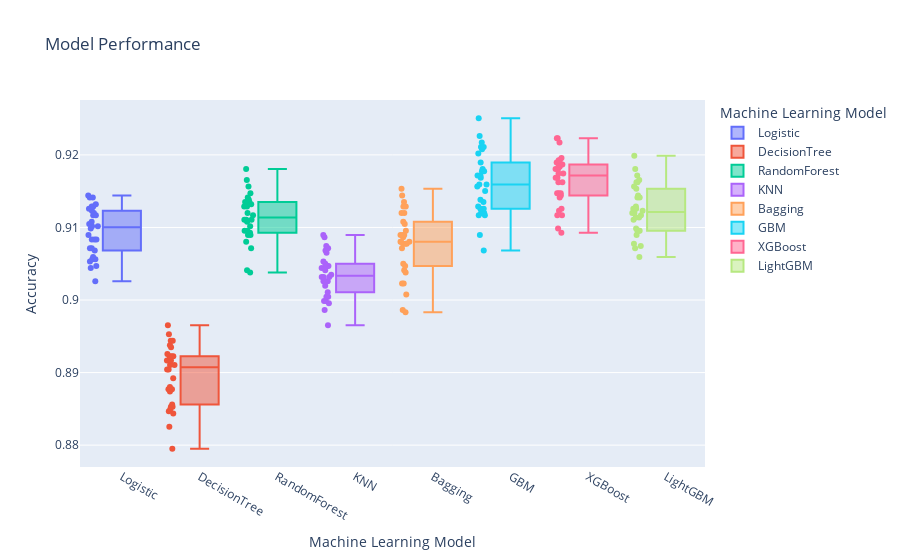

Notebook code cell kept with this figure:
### Code cell
fig = px.box(classificationmod, x="Model", y="Score",color="Model",points='all',
labels={"Model": "Machine Learning Model",
        "Score": "Accuracy"
        },title="Model Performance")
fig.show()
fig.write_image("Boxplot.jpeg",engine="kaleido",format="png", width=1600, height=700, scale=0.75)

### Figure 1 — Plotly figure (JSON) as saved in the notebook; plotly's stock layout.template omitted (floating-point values rounded to 4 significant figures)
{"data": [{"alignmentgroup": "True", "boxpoints": "all", "hovertemplate": "Machine Learning Model=%{x}<br>Accuracy=%{y}<extra></extra>", "legendgroup": "Logistic", "marker": {"color": "#636efa"}, "name": "Logistic", "notched": false, "offsetgroup": "Logistic", "orientation": "v", "showlegend": true, "type": "box", "x": ["Logistic", "Logistic", "Logistic", "Logistic", "Logistic", "Logistic", "Logistic", "Logistic", "Logistic", "Logistic", "Logistic", "Logistic", "Logistic", "Logistic", "Logistic", "Logistic", "Logistic", "Logistic", "Logistic", "Logistic", "Logistic", "Logistic", "Logistic", "Logistic", "Logistic", "Logistic", "Logistic", "Logistic", "Logistic", "Logistic"], "x0": " ", "xaxis": "x", "y": [0.9071, 0.9126, 0.9099, 0.9117, 0.9129, 0.9026, 0.9108, 0.9083, 0.9117, 0.9102, 0.9105, 0.9053, 0.9123, 0.9132, 0.9047, 0.9102, 0.9141, 0.9044, 0.9056, 0.9144, 0.9056, 0.9083, 0.9141, 0.9059, 0.9068, 0.912, 0.9071, 0.9083, 0.9129, 0.909], "y0": " ", "yaxis": "y"}, {"alignmentgroup": "True", "boxpoints": "all", "hovertemplate": "Machine Learning Model=%{x}<br>Accuracy=%{y}<extra></extra>", "legendgroup": "DecisionTree", "marker": {"color": "#EF553B"}, "name": "DecisionTree", "notched": false, "offsetgroup": "DecisionTree", "orientation": "v", "showlegend": true, "type": "box", "x": ["DecisionTree", "DecisionTree", "DecisionTree", "DecisionTree", "DecisionTree", "DecisionTree", "DecisionTree", "DecisionTree", "DecisionTree", "DecisionTree", "DecisionTree", "DecisionTree", "DecisionTree", "DecisionTree", "DecisionTree", "DecisionTree", "DecisionTree", "DecisionTree", "DecisionTree", "DecisionTree", "DecisionTree", "DecisionTree", "DecisionTree", "DecisionTree", "DecisionTree", "DecisionTree", "DecisionTree", "DecisionTree", "DecisionTree", "DecisionTree"], "x0": " ", "xaxis": "x", "y": [0.8892, 0.8944, 0.8965, 0.8795, 0.8926, 0.891, 0.8935, 0.8938, 0.8877, 0.888, 0.8904, 0.8847, 0.8904, 0.8944, 0.8923, 0.8853, 0.8923, 0.8917, 0.8874, 0.8877, 0.891, 0.8953, 0.8923, 0.8856, 0.8825, 0.8853, 0.8844, 0.8917, 0.885, 0.8917], "y0": " ", "yaxis": "y"}, {"alignmentgroup": "True", "boxpoints": "all", "hovertemplate": "Machine Learning Model=%{x}<br>Accuracy=%{y}<extra></extra>", "legendgroup": "RandomForest", "marker": {"color": "#00cc96"}, "name": "RandomForest", "notched": false, "offsetgroup": "RandomForest", "orientation": "v", "showlegend": true, "type": "box", "x": ["RandomForest", "RandomForest", "RandomForest", "RandomForest", "RandomForest", "RandomForest", "RandomForest", "RandomForest", "RandomForest", "RandomForest", "RandomForest", "RandomForest", "RandomForest", "RandomForest", "RandomForest", "RandomForest", "RandomForest", "RandomForest", "RandomForest", "RandomForest", "RandomForest", "RandomForest", "RandomForest", "RandomForest", "RandomForest", "RandomForest", "RandomForest", "RandomForest", "RandomForest", "RandomForest"], "x0": " ", "xaxis": "x", "y": [0.9038, 0.9138, 0.9129, 0.9111, 0.9135, 0.9041, 0.9147, 0.9165, 0.909, 0.9132, 0.9111, 0.9108, 0.9096, 0.912, 0.908, 0.9093, 0.9181, 0.9071, 0.9129, 0.9132, 0.9111, 0.9156, 0.9141, 0.9096, 0.9093, 0.909, 0.9102, 0.9135, 0.9117, 0.9135], "y0": " ", "yaxis": "y"}, {"alignmentgroup": "True", "boxpoints": "all", "hovertemplate": "Machine Learning Model=%{x}<br>Accuracy=%{y}<extra></extra>", "legendgroup": "KNN", "marker": {"color": "#ab63fa"}, "name": "KNN", "notched": false, "offsetgroup": "KNN", "orientation": "v", "showlegend": true, "type": "box", "x": ["KNN", "KNN", "KNN", "KNN", "KNN", "KNN", "KNN", "KNN", "KNN", "KNN", "KNN", "KNN", "KNN", "KNN", "KNN", "KNN", "KNN", "KNN", "KNN", "KNN", "KNN", "KNN", "KNN", "KNN", "KNN", "KNN", "KNN", "KNN", "KNN", "KNN"], "x0": " ", "xaxis": "x", "y": [0.9071, 0.9035, 0.9032, 0.8965, 0.9044, 0.9026, 0.9047, 0.9068, 0.9065, 0.9011, 0.8998, 0.9044, 0.9032, 0.9086, 0.9005, 0.902, 0.9041, 0.9005, 0.9053, 0.905, 0.9026, 0.8986, 0.9074, 0.909, 0.8998, 0.9047, 0.8995, 0.9026, 0.9032, 0.9047], "y0": " ", "yaxis": "y"}, {"alignmentgroup": "True", "boxpoints": "all", "hovertemplate": "Machine Learning Model=%{x}<br>Accuracy=%{y}<extra></extra>", "legendgroup": "Bagging", "marker": {"color": "#FFA15A"}, "name": "Bagging", "notched": false, "offsetgroup": "Bagging", "orientation": "v", "showlegend": true, "type": "box", "x": ["Bagging", "Bagging", "Bagging", "Bagging", "Bagging", "Bagging", "Bagging", "Bagging", "Bagging", "Bagging", "Bagging", "Bagging", "Bagging", "Bagging", "Bagging", "Bagging", "Bagging", "Bagging", "Bagging", "Bagging", "Bagging", "Bagging", "Bagging", "Bagging", "Bagging", "Bagging", "Bagging", "Bagging", "Bagging", "Bagging"], "x0": " ", "xaxis": "x", "y": [0.909, 0.9129, 0.909, 0.9008, 0.9153, 0.8983, 0.9077, 0.912, 0.9041, 0.9135, 0.908, 0.908, 0.908, 0.9047, 0.9108, 0.8986, 0.9105, 0.9077, 0.909, 0.912, 0.905, 0.9086, 0.9071, 0.9023, 0.9038, 0.9023, 0.9077, 0.9129, 0.9144, 0.9096], "y0": " ", "yaxis": "y"}, {"alignmentgroup": "True", "boxpoints": "all", "hovertemplate": "Machine Learning Model=%{x}<br>Accuracy=%{y}<extra></extra>", "legendgroup": "GBM", "marker": {"color": "#19d3f3"}, "name": "GBM", "notched": false, "offsetgroup": "GBM", "orientation": "v", "showlegend": true, "type": "box", "x": ["GBM", "GBM", "GBM", "GBM", "GBM", "GBM", "GBM", "GBM", "GBM", "GBM", "GBM", "GBM", "GBM", "GBM", "GBM", "GBM", "GBM", "GBM", "GBM", "GBM", "GBM", "GBM", "GBM", "GBM", "GBM", "GBM", "GBM", "GBM", "GBM", "GBM"], "x0": " ", "xaxis": "x", "y": [0.9135, 0.9156, 0.9181, 0.915, 0.9211, 0.9068, 0.9171, 0.9168, 0.9202, 0.9126, 0.9171, 0.9117, 0.9159, 0.9208, 0.912, 0.9123, 0.9217, 0.909, 0.9138, 0.9226, 0.9117, 0.912, 0.9178, 0.9129, 0.9126, 0.9159, 0.9178, 0.925, 0.9211, 0.919], "y0": " ", "yaxis": "y"}, {"alignmentgroup": "True", "boxpoints": "all", "hovertemplate": "Machine Learning Model=%{x}<br>Accuracy=%{y}<extra></extra>", "legendgroup": "XGBoost", "marker": {"color": "#FF6692"}, "name": "XGBoost", "notched": false, "offsetgroup": "XGBoost", "orientation": "v", "showlegend": true, "type": "box", "x": ["XGBoost", "XGBoost", "XGBoost", "XGBoost", "XGBoost", "XGBoost", "XGBoost", "XGBoost", "XGBoost", "XGBoost", "XGBoost", "XGBoost", "XGBoost", "XGBoost", "XGBoost", "XGBoost", "XGBoost", "XGBoost", "XGBoost", "XGBoost", "XGBoost", "XGBoost", "XGBoost", "XGBoost", "XGBoost", "XGBoost", "XGBoost", "XGBoost", "XGBoost", "XGBoost"], "x0": " ", "xaxis": "x", "y": [0.9181, 0.9181, 0.9162, 0.9162, 0.9193, 0.9093, 0.9187, 0.9217, 0.9168, 0.9187, 0.9175, 0.9147, 0.9184, 0.9223, 0.9141, 0.9099, 0.9223, 0.9126, 0.9147, 0.9193, 0.9117, 0.9147, 0.9175, 0.9117, 0.9123, 0.9187, 0.9168, 0.919, 0.9196, 0.9144], "y0": " ", "yaxis": "y"}, {"alignmentgroup": "True", "boxpoints": "all", "hovertemplate": "Machine Learning Model=%{x}<br>Accuracy=%{y}<extra></extra>", "legendgroup": "LightGBM", "marker": {"color": "#B6E880"}, "name": "LightGBM", "notched": false, "offsetgroup": "LightGBM", "orientation": "v", "showlegend": true, "type": "box", "x": ["LightGBM", "LightGBM", "LightGBM", "LightGBM", "LightGBM", "LightGBM", "LightGBM", "LightGBM", "LightGBM", "LightGBM", "LightGBM", "LightGBM", "LightGBM", "LightGBM", "LightGBM", "LightGBM", "LightGBM", "LightGBM", "LightGBM", "LightGBM", "LightGBM", "LightGBM", "LightGBM", "LightGBM", "LightGBM", "LightGBM", "LightGBM", "LightGBM", "LightGBM", "LightGBM"], "x0": " ", "xaxis": "x", "y": [0.9114, 0.9199, 0.9099, 0.9077, 0.9162, 0.909, 0.9162, 0.9153, 0.912, 0.9129, 0.9141, 0.9096, 0.9126, 0.9126, 0.9096, 0.9114, 0.9171, 0.9096, 0.9111, 0.912, 0.9074, 0.9144, 0.9141, 0.9071, 0.9059, 0.9123, 0.9117, 0.9156, 0.9165, 0.9181], "y0": " ", "yaxis": "y"}], "layout": {"boxmode": "overlay", "legend": {"title": {"text": "Machine Learning Model"}, "tracegroupgap": 0}, "title": {"text": "Model Performance"}, "xaxis": {"anchor": "y", "categoryarray": ["Logistic", "DecisionTree", "RandomForest", "KNN", "Bagging", "GBM", "XGBoost", "LightGBM"], "categoryorder": "array", "domain": [0, 1], "title": {"text": "Machine Learning Model"}}, "yaxis": {"anchor": "x", "domain": [0, 1], "title": {"text": "Accuracy"}}}}
